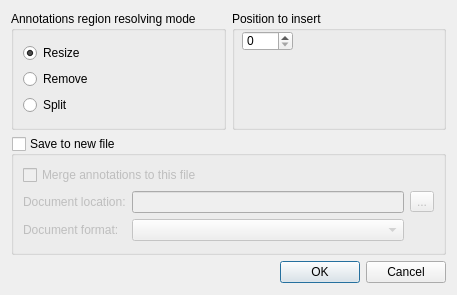
<?xml version="1.0" encoding="UTF-8"?>
<ui version="4.0">
 <class>EditSequenceDialog</class>
 <widget class="QDialog" name="EditSequenceDialog">
  <property name="geometry">
   <rect>
    <x>0</x>
    <y>0</y>
    <width>457</width>
    <height>295</height>
   </rect>
  </property>
  <property name="windowTitle">
   <string/>
  </property>
  <layout class="QVBoxLayout" name="globalLayout">
   <item>
    <layout class="QHBoxLayout" name="horizontalLayout_2">
     <item>
      <widget class="QGroupBox" name="groupBox_2">
       <property name="title">
        <string>Annotations region resolving mode</string>
       </property>
       <layout class="QVBoxLayout" name="verticalLayout_2">
        <item>
         <layout class="QVBoxLayout" name="verticalLayout">
          <item>
           <widget class="QRadioButton" name="resizeRB">
            <property name="text">
             <string>Resize</string>
            </property>
            <property name="checked">
             <bool>true</bool>
            </property>
           </widget>
          </item>
          <item>
           <widget class="QRadioButton" name="removeRB">
            <property name="text">
             <string>Remove</string>
            </property>
           </widget>
          </item>
          <item>
           <widget class="QRadioButton" name="splitRB">
            <property name="text">
             <string>Split</string>
            </property>
           </widget>
          </item>
         </layout>
        </item>
       </layout>
      </widget>
     </item>
     <item>
      <widget class="QGroupBox" name="insertPositionBox">
       <property name="title">
        <string>Position to insert</string>
       </property>
       <widget class="QSpinBox" name="insertPositionSpin">
        <property name="geometry">
         <rect>
          <x>10</x>
          <y>20</y>
          <width>51</width>
          <height>20</height>
         </rect>
        </property>
        <property name="maximum">
         <number>99999</number>
        </property>
       </widget>
      </widget>
     </item>
    </layout>
   </item>
   <item>
    <widget class="QGroupBox" name="saveToAnotherBox">
     <property name="enabled">
      <bool>true</bool>
     </property>
     <property name="title">
      <string>Save to new file</string>
     </property>
     <property name="checkable">
      <bool>true</bool>
     </property>
     <property name="checked">
      <bool>false</bool>
     </property>
     <layout class="QGridLayout" name="gridLayout_3">
      <item row="2" column="0">
       <layout class="QGridLayout" name="gridLayout">
        <item row="0" column="0">
         <widget class="QLabel" name="label">
          <property name="text">
           <string>Document location:</string>
          </property>
         </widget>
        </item>
        <item row="0" column="1">
         <widget class="QLineEdit" name="filepathEdit"/>
        </item>
        <item row="0" column="2">
         <widget class="QToolButton" name="browseButton">
          <property name="text">
           <string>...</string>
          </property>
         </widget>
        </item>
        <item row="1" column="0">
         <widget class="QLabel" name="label_4">
          <property name="text">
           <string>Document format:</string>
          </property>
         </widget>
        </item>
        <item row="1" column="1">
         <widget class="QComboBox" name="formatBox"/>
        </item>
       </layout>
      </item>
      <item row="1" column="0">
       <widget class="QCheckBox" name="mergeAnnotationsBox">
        <property name="text">
         <string>Merge annotations to this file</string>
        </property>
       </widget>
      </item>
     </layout>
    </widget>
   </item>
   <item>
    <layout class="QHBoxLayout" name="horizontalLayout">
     <item>
      <spacer name="horizontalSpacer">
       <property name="orientation">
        <enum>Qt::Horizontal</enum>
       </property>
       <property name="sizeHint" stdset="0">
        <size>
         <width>108</width>
         <height>23</height>
        </size>
       </property>
      </spacer>
     </item>
     <item>
      <widget class="QPushButton" name="OKButton">
       <property name="text">
        <string>OK</string>
       </property>
      </widget>
     </item>
     <item>
      <widget class="QPushButton" name="cancelButton">
       <property name="text">
        <string>Cancel</string>
       </property>
      </widget>
     </item>
    </layout>
   </item>
  </layout>
 </widget>
 <resources/>
 <connections>
  <connection>
   <sender>OKButton</sender>
   <signal>clicked()</signal>
   <receiver>EditSequenceDialog</receiver>
   <slot>accept()</slot>
   <hints>
    <hint type="sourcelabel">
     <x>188</x>
     <y>158</y>
    </hint>
    <hint type="destinationlabel">
     <x>159</x>
     <y>91</y>
    </hint>
   </hints>
  </connection>
  <connection>
   <sender>cancelButton</sender>
   <signal>clicked()</signal>
   <receiver>EditSequenceDialog</receiver>
   <slot>reject()</slot>
   <hints>
    <hint type="sourcelabel">
     <x>271</x>
     <y>158</y>
    </hint>
    <hint type="destinationlabel">
     <x>159</x>
     <y>91</y>
    </hint>
   </hints>
  </connection>
 </connections>
</ui>
